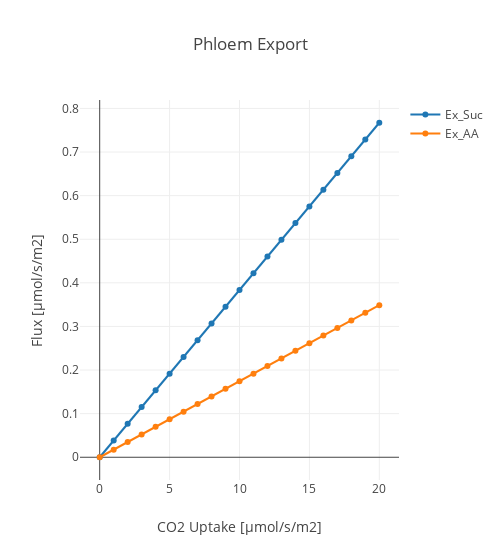

Notebook source saved alongside this figure:
### Code cell
L_r = ['Ex_Suc','Ex_AA']
create_scatter_plot_rxn_c3(D_fba, L_r, 'Phloem Export', xaxis_title, save_fig = save_fig)

### Figure 1 — Plotly figure (JSON) as saved in the notebook; plotly's stock layout.template omitted (floating-point values rounded to 4 significant figures)
{"data": [{"mode": "lines+markers", "name": "Ex_Suc", "type": "scatter", "uid": "a63c653b-0253-4ac5-a038-5e460a0c6279", "x": [0, 1.0, 2.0, 3.0, 4.0, 5.0, 6.0, 7.0, 8.0, 9.0, 10.0, 11.0, 12.0, 13.0, 14.0, 15.0, 16.0, 17.0, 18.0, 19.0, 20.0], "y": [0, 0.03836, 0.07672, 0.1151, 0.1534, 0.1918, 0.2302, 0.2685, 0.3069, 0.3452, 0.3836, 0.4219, 0.4603, 0.4987, 0.537, 0.5754, 0.6137, 0.6521, 0.6905, 0.7288, 0.7672]}, {"mode": "lines+markers", "name": "Ex_AA", "type": "scatter", "uid": "415e1d33-d0bd-4f8f-8297-21d92590b734", "x": [0, 1.0, 2.0, 3.0, 4.0, 5.0, 6.0, 7.0, 8.0, 9.0, 10.0, 11.0, 12.0, 13.0, 14.0, 15.0, 16.0, 17.0, 18.0, 19.0, 20.0], "y": [0, 0.01744, 0.03487, 0.05231, 0.06974, 0.08718, 0.1046, 0.1221, 0.1395, 0.1569, 0.1744, 0.1918, 0.2092, 0.2267, 0.2441, 0.2615, 0.279, 0.2964, 0.3138, 0.3313, 0.3487]}], "layout": {"title": {"text": "Phloem Export"}, "width": 500, "xaxis": {"title": {"text": "CO2 Uptake [µmol/s/m2]"}}, "yaxis": {"title": {"text": "Flux [µmol/s/m2]"}}}}
